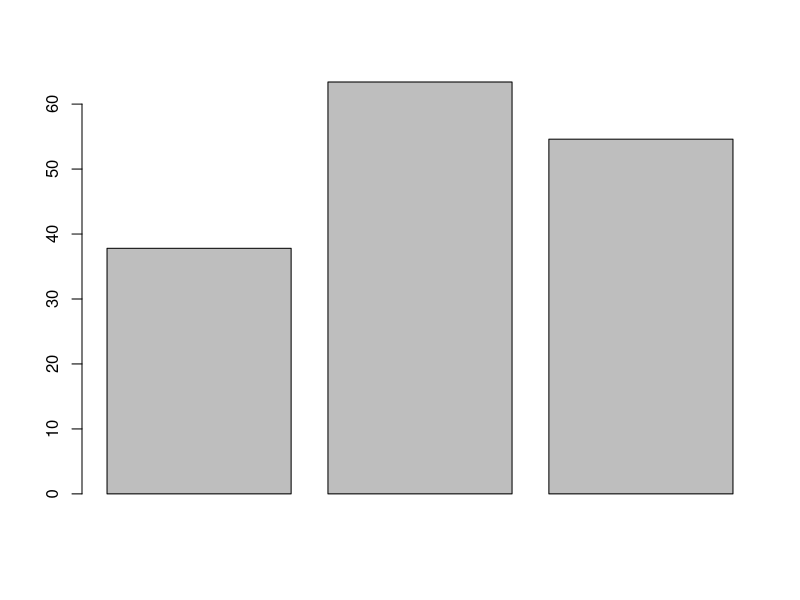
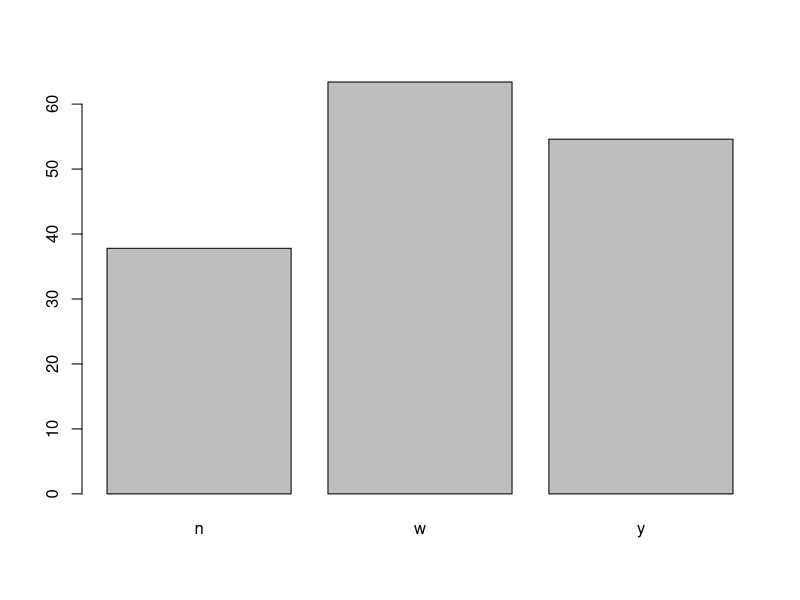
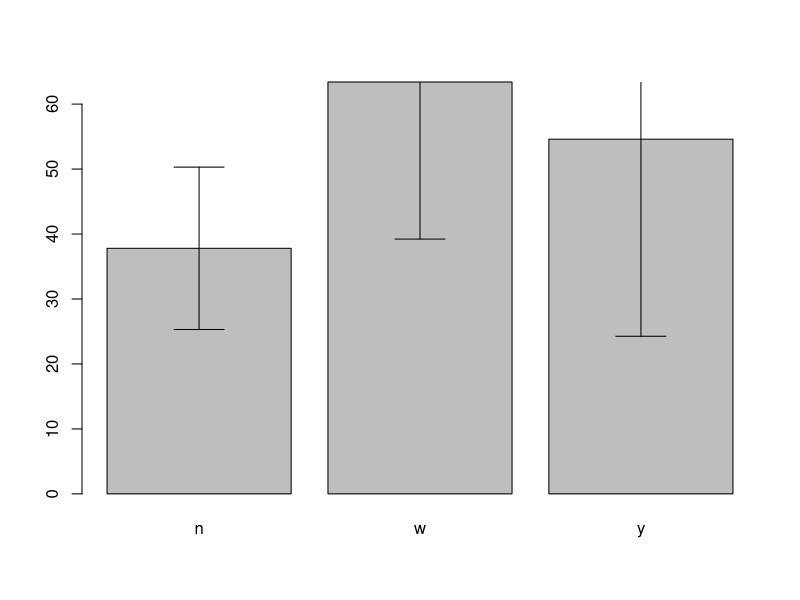
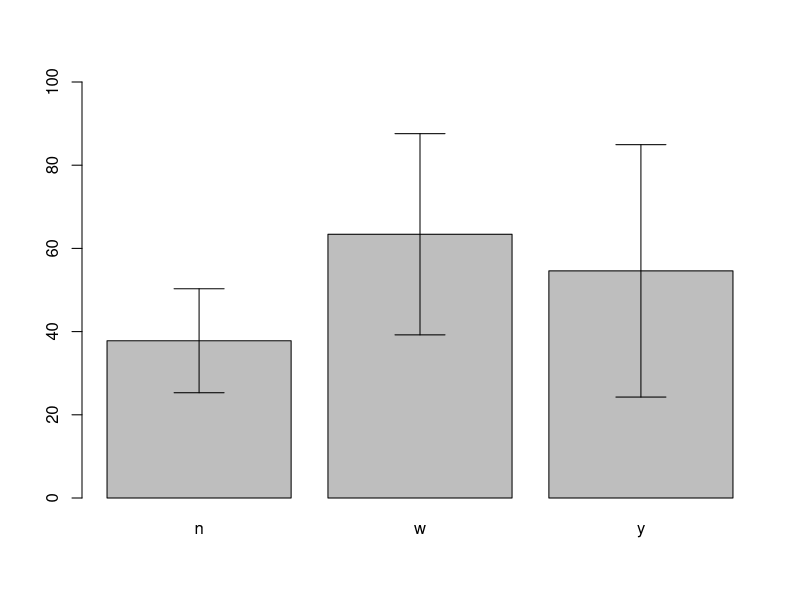
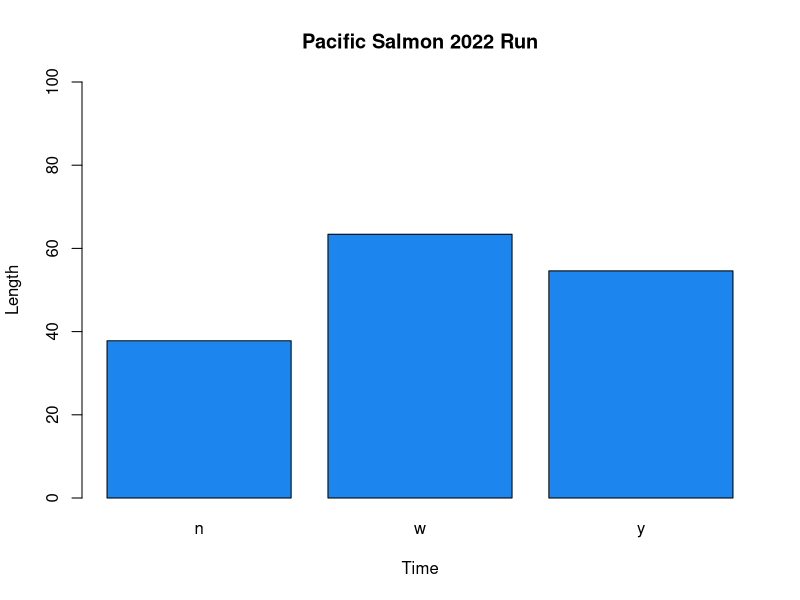
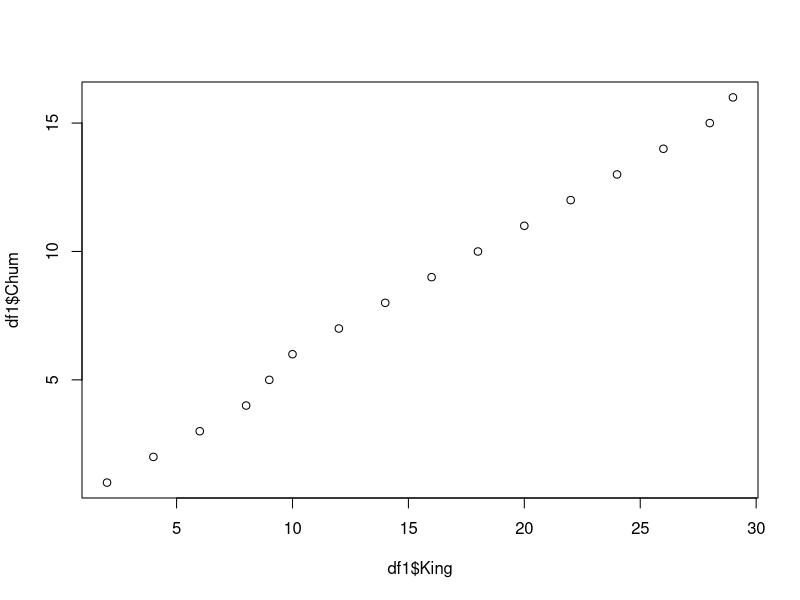
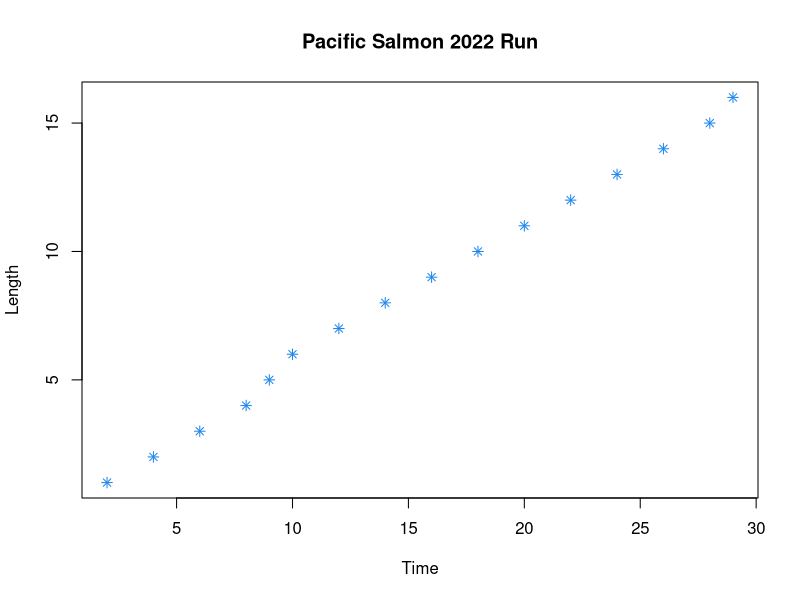
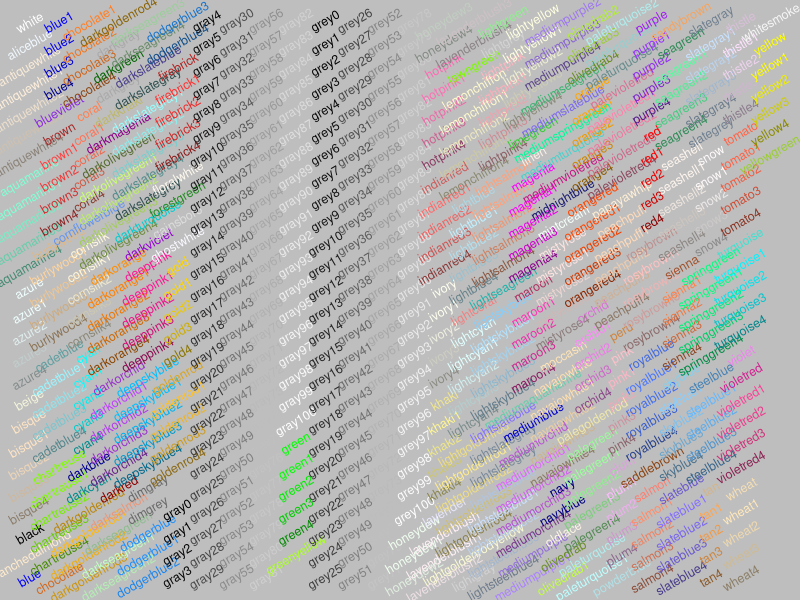

Reproduce these figures in R, in order.
# With the data frame you created last week you will:
# Now it is time to create your own data frame using the tools we have learned this week.
# First, resave this script as: your last name_Week1_Assignment - Forgot to do this.
# e.g. mine would be Wilson_Week1_Assignemnt

#The 6 vectors: sorry there is five salmon and i couldn't choose which one to delete so now i have 6 vectors

salmon <- c('a','b','c','d','e','f','g','h','i','j','k','l','m','n','o')
sockeye <- c('w','w','w','w','w','y','y','y','y','y','n','n','n','n','n')
king <- c(1,2,3,4,5,6,7,8,9,10,11,12,13,14,15)
pink <- c(42,43,56,78,98,87,76,9,56,45,57,32,34,24,42)
coho <- c(1.1,1.2,1.3,1.4,1.5,2.1,2.2,2.3,2.4,2.5,3.1,3.2,3.3,3.4,3.5)
chum <- c(2,4,6,8,9,10,12,14,16,18,20,22,24,26,28)

data <- cbind(salmon, chum, sockeye, king, pink, coho)
data

df <- as.data.frame(data)
df


colnames(df) <- c('Salmon', 'King','Pink','Chum','Coho','Sockeye')
df


row.names(df) <- df$Salmon
df

df[,-1]

add.row <- data.frame('p',29, 'n', 16, 78, 4.1)

colnames(add.row) <- colnames(df)

df1 <- rbind(df, add.row)
df1

colnames(df1) <- c('Salmon', 'King','Pink','Chum','Coho','Sockeye')
df

row.names(df1) <- df1$Salmon
df1

df1[,-1]


# Create a barplot for one numeric column, grouped by the character vector with 3 unique values
# Add error bars with mean and standard deviation to the plot
# Change the x and y labels and add a title
# Export the plot as a PDF that is 4 inches wide and 7 inches tall.

?aggregate
df$Coho <- as.numeric(as.character(df$Coho))

df.mean <- aggregate(Coho ~Pink, data = df, FUN = "mean")
df.mean


colnames(df.mean) <- c("Factor","Mean")
df.mean

barplot(df.mean$Mean)

barplot(df.mean$Mean, names.arg = df.mean$Factor)

df.sd <- aggregate(df$Coho ~df$Pink, FUN = "sd")

colnames(df.sd) <- c("Factor","StanDev")

df.sd

b.plot <- barplot(df.mean$Mean, names.arg = df.mean$Factor)

arrows(b.plot, df.mean$Mean-df.sd$StanDev,
       b.plot, df.mean$Mean+df.sd$StanDev,angle=90,code=3)

b.plot <- barplot(df.mean$Mean, names.arg = df.mean$Factor, ylim = c(0,100))

arrows(b.plot, df.mean$Mean-df.sd$StanDev,
       b.plot, df.mean$Mean+df.sd$StanDev,angle=90,code=3)

barplot(df.mean$Mean, names.arg = df.mean$Factor, ylim = c(0,100), xlab = "Time", ylab = "Length", main = "Pacific Salmon 2022 Run", col = "dodgerblue2")

####Scatterplot
# Create a scatter plot between two of your numeric columns.
# Change the point shape and color to something NOT used in the example.
# Change the x and y labels and add a title
# Export the plot as a JPEG by using the "Export" button in the plotting pane.
plot(df1$Chum ~ df1$King)

plot(df1$Chum ~ df1$King, xlab = "Time", ylab = "Length", main = "Pacific Salmon 2022 Run", pch = 8 , col = "dodgerblue2")

?pch
demo('colors')


# Upload both plots with the script used to create them to GitHub.
# Follow the same file naming format as last week for the script.

write.csv(df, file="week 2 assignment.csv") 
getwd()


